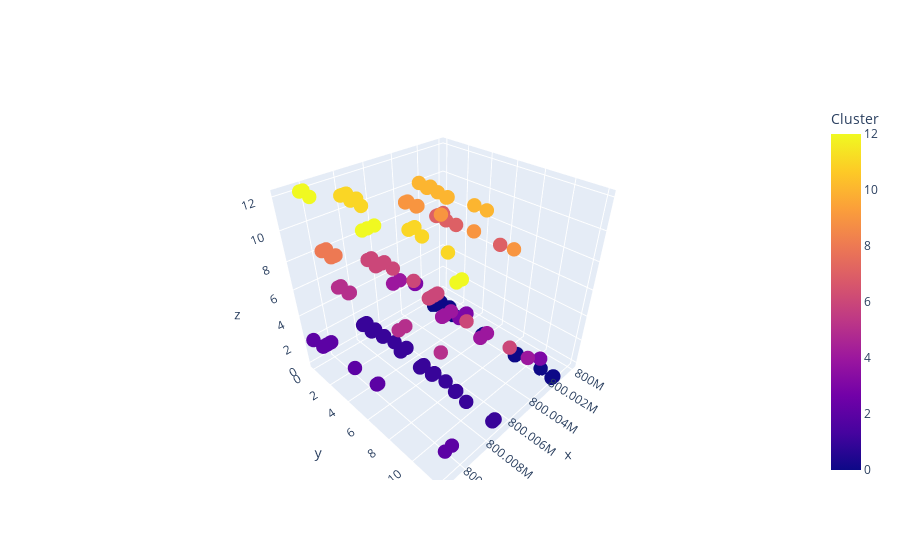

This figure's notebook cell:
### Code cell
fig = go.Figure(data=[
    go.Scatter3d(
        x=df["ID услуги"],
        y=df["Класс услуги"],
        z=df["Кластер"],
        mode='markers',
        marker=dict(
            color=df["Кластер"],
            size=5,
            colorbar=dict(title='Cluster')
        )
    
    )
])

fig.show()

### Figure 1 — Plotly figure (JSON) as saved in the notebook; plotly's stock layout.template omitted (floating-point values rounded to 4 significant figures; data arrays with more than 128 entries replaced by an {"elided": "..."} marker saying what was removed)
{"data": [{"marker": {"color": {"elided": "431 int values"}, "colorbar": {"title": {"text": "Cluster"}}, "size": 5}, "mode": "markers", "type": "scatter3d", "x": {"elided": "431 int values"}, "y": {"elided": "431 int values"}, "z": {"elided": "431 int values"}}], "layout": {}}
